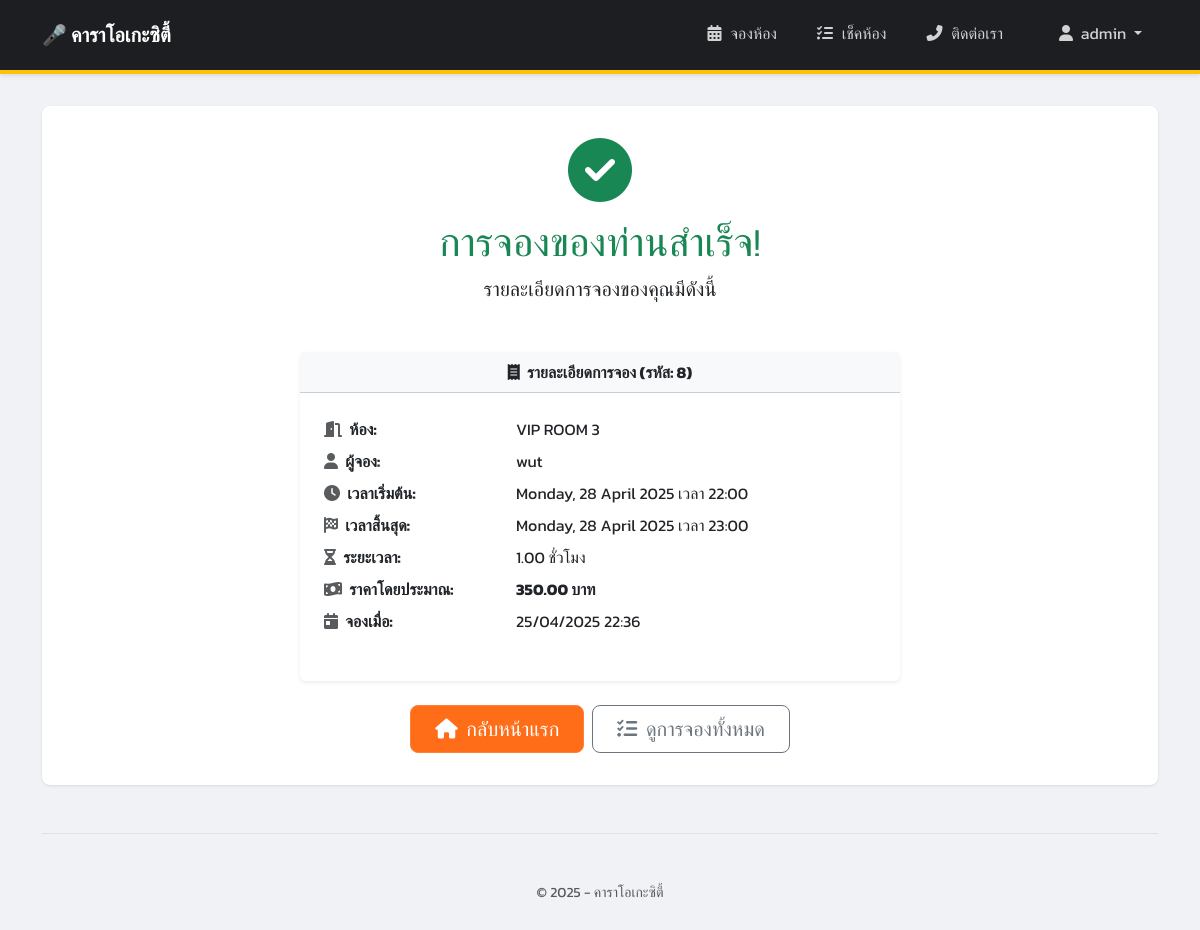
Screenshot of /booking/booking/success/8/ (signed in) with the database file from the repository.
### booking/models.py (models this page shows, shortened)
class Booking(models.Model):
    room = models.ForeignKey(Room, on_delete=models.CASCADE, related_name='bookings') # เชื่อมโยงไปยังห้อง
    user_name = models.CharField(max_length=100) # ชื่อผู้จอง (แบบง่ายก่อน)
    start_time = models.DateTimeField()          # วันเวลาเริ่มต้น
    end_time = models.DateTimeField()            # วันเวลาสิ้นสุด
    booking_time = models.DateTimeField(default=timezone.now) # วันเวลาที่ทำการจอง (ใส่ค่าอัตโนมัติ)
    @property
    def duration_hours(self):
        if self.start_time and self.end_time:
            duration = self.end_time - self.start_time
            if duration.total_seconds() > 0:
                return duration.total_seconds() / 3600
        return 0 # คืนค่า 0 ถ้าไม่มี start/end time หรือ duration ไม่เป็นบวก
    @property
    def total_price(self):
        if self.start_time and self.end_time and self.room and self.room.price_per_hour is not None:
            try:
                duration_decimal = Decimal(str(self.duration_hours))
                calculated_price = (duration_decimal * self.room.price_per_hour).quantize(Decimal('0.01'))
                return calculated_price
            except Exception as e:
                print(f"Error calculating total_price: {e}") # แสดง error ใน console (สำหรับ debug)
                return Decimal('0.00') # คืนค่า 0 เพื่อป้องกัน Error หน้าเว็บ
        return Decimal('0.00')

class Room(models.Model):
    name = models.CharField(max_length=100, unique=True) # ชื่อห้อง (ไม่ซ้ำกัน)
    capacity = models.PositiveIntegerField()             # ความจุ (จำนวนเต็มบวก)
    price_per_hour = models.DecimalField(max_digits=8, decimal_places=2) # ราคาต่อชั่วโมง

### booking/views.py (the view)
# urls.py: path('booking/success/<int:booking_id>/', views.booking_success, name='booking_success'), # หน้าจองสำเร็จ
def booking_success(request, booking_id):
    booking = get_object_or_404(Booking, pk=booking_id)
    context = {'booking': booking}
    return render(request, 'booking/booking_success.html', context)

### booking/templates/booking/booking_success.html (shortened to what this page needs)
{% extends "booking/base.html" %}
{% block content %}
    <div class="text-center mb-5">
      <i class="fas fa-check-circle fa-4x text-success mb-3"></i>
      <h2 class="display-6 text-success">การจองของท่านสำเร็จ!</h2>
      <p class="lead">รายละเอียดการจองของคุณมีดังนี้</p>
    </div>
    <div class="card shadow-sm mb-4 mx-auto" style="max-width: 600px;">
        <div class="card-header text-center bg-light fw-bold">
            <i class="fas fa-receipt me-1"></i> รายละเอียดการจอง (รหัส: {{ booking.id }})
        </div>
        <div class="card-body p-4">
            <dl class="row">
              <dt class="col-sm-4"><i class="fas fa-door-open me-1 text-muted"></i> ห้อง:</dt>
              <dd class="col-sm-8">{{ booking.room.name }}</dd>
              <dt class="col-sm-4"><i class="fas fa-user me-1 text-muted"></i> ผู้จอง:</dt>
              <dd class="col-sm-8">{{ booking.user_name }}</dd>
              <dt class="col-sm-4"><i class="fas fa-clock me-1 text-muted"></i> เวลาเริ่มต้น:</dt>
              <dd class="col-sm-8">{{ booking.start_time|date:"l, d F Y เวลา H:i" }}</dd>
              <dt class="col-sm-4"><i class="fas fa-flag-checkered me-1 text-muted"></i> เวลาสิ้นสุด:</dt>
              <dd class="col-sm-8">{{ booking.end_time|date:"l, d F Y เวลา H:i" }}</dd>
              <dt class="col-sm-4"><i class="fas fa-hourglass-half me-1 text-muted"></i> ระยะเวลา:</dt>
              <dd class="col-sm-8">{{ booking.duration_hours|floatformat:2 }} ชั่วโมง</dd>
              <dt class="col-sm-4"><i class="fas fa-money-bill-wave me-1 text-muted"></i> ราคาโดยประมาณ:</dt>
              <dd class="col-sm-8 fw-bold">{{ booking.total_price|floatformat:2 }} บาท</dd>
              <dt class="col-sm-4 text-truncate"><i class="fas fa-calendar-day me-1 text-muted"></i> จองเมื่อ:</dt>
              <dd class="col-sm-8">{{ booking.booking_time|date:"d/m/Y H:i" }}</dd>
            </dl>
        </div>
    </div>
    <div class="text-center mt-4 d-grid gap-2 d-sm-flex justify-content-sm-center">
        <a href="{% url 'room_list' %}" class="btn btn-primary btn-lg px-4 gap-3">
            <i class="fas fa-home me-1"></i> กลับหน้าแรก
        </a>
        <a href="{% url 'all_bookings' %}" class="btn btn-outline-secondary btn-lg px-4">
             <i class="fas fa-list-check me-1"></i> ดูการจองทั้งหมด
        </a>
    </div>
{% endblock %}

### booking/templates/booking/base.html (shortened to what this page needs)
<!DOCTYPE html>
<html lang="th">
<head>
    <link href="https://cdn.jsdelivr.net/npm/bootstrap@5.3.3/dist/css/bootstrap.min.css" rel="stylesheet">
    <link rel="stylesheet" href="https://cdnjs.cloudflare.com/ajax/libs/font-awesome/6.5.2/css/all.min.css" />
</head>
<body>
    <nav class="navbar navbar-expand-lg custom-navbar">
        <div class="container">
            <a class="navbar-brand" href="{% url 'room_list' %}">
                 🎤 คาราโอเกะซิตี้
            </a>
            <div class="collapse navbar-collapse" id="navbarSupportedContent">
              <ul class="navbar-nav ms-auto mb-2 mb-lg-0 align-items-center">
                <li class="nav-item">
                  <a class="nav-link {% if request.resolver_match.url_name == 'room_list' %}active{% endif %}" aria-current="page" href="{% url 'room_list' %}"><i class="fas fa-calendar-alt"></i> จองห้อง</a>
                </li>
                <li class="nav-item">
                  <a class="nav-link {% if request.resolver_match.url_name == 'all_bookings' %}active{% endif %}" href="{% url 'all_bookings' %}"><i class="fas fa-list-check"></i> เช็คห้อง</a>
                </li>
                <li class="nav-item">
                  <a class="nav-link" href="#" data-bs-toggle="modal" data-bs-target="#contactModal">
                    <i class="fas fa-phone-alt"></i> ติดต่อเรา
                  </a>
                </li>
                {% if user.is_authenticated %}
                    <li class="nav-item dropdown ms-lg-3">
                        <a class="nav-link dropdown-toggle" href="#" id="navbarUserDropdown" role="button" data-bs-toggle="dropdown" aria-expanded="false">
                            <i class="fas fa-user me-1"></i> {{ user.username }}
                        </a>
                    </li>
                {% else %}
                    {% comment %} --- แสดงเมื่อผู้ใช้ยังไม่ได้ล็อกอิน --- {% endcomment %}
                    <li class="nav-item login-button ms-lg-3">
                      <a class="nav-link" href="{% url 'login' %}"><i class="fas fa-user-circle"></i> เข้าสู่ระบบ</a>
                    </li>
                {% endif %}
              </ul>
            </div>
        </div>
    </nav>
    <div class="container mt-4">
        <main>
{% block content %}
            {% endblock %}
        </main>
        <footer class="pt-4 my-md-5 pt-md-5 border-top text-center">
            <small class="d-block mb-3 text-muted">&copy; 2025 - คาราโอเกะซิตี้</small>
        </footer>
    </div>
</body>
</html>

### booking/templates/booking/base.html (style rules this page uses)
body { font-family: 'Kanit', sans-serif; background-color: #f0f2f5; padding-top: 0; padding-bottom: 20px; }
.navbar.custom-navbar { background-color: #1c1e21; padding-top: 0.8rem; padding-bottom: 0.8rem; border-bottom: 4px solid #ffc107; box-shadow: 0 2px 4px rgba(0,0,0,.1); }
.navbar.custom-navbar .navbar-brand { color: #ffffff; font-weight: bold; }
.navbar.custom-navbar .navbar-nav .nav-link { color: rgba(255, 255, 255, 0.8); padding: 0.5rem 1rem; margin-left: 0.5rem; border-bottom: 4px solid transparent; transition: color 0.2s ease, border-color 0.2s ease; }
.navbar.custom-navbar .navbar-nav .nav-link i { margin-right: 5px; }
.navbar.custom-navbar .navbar-nav .dropdown-toggle { color: rgba(255, 255, 255, 0.8); }
.container { max-width: 1140px; }
main { background-color: #ffffff; padding: 2rem; border-radius: 8px; box-shadow: 0 1px 3px rgba(0,0,0,.1); margin-top: 2rem; }
footer { margin-top: 3rem; }
.card { border: none; box-shadow: 0 1px 4px rgba(0, 0, 0, 0.08); transition: transform 0.2s ease-in-out, box-shadow 0.2s ease-in-out; }
.btn-primary { background-color: #ff6d18; border-color: #ff8138; }

### rows the page displays
Booking: id "8", room.name "VIP ROOM 3", user_name "wut", start_time "Monday, 28 April 2025 เวลา 22:00", end_time "Monday, 28 April 2025 เวลา 23:00", duration_hours "1.00", total_price "350.00", booking_time "25/04/2025 22:36"

### other values shown
{{ user.username }} "admin"
